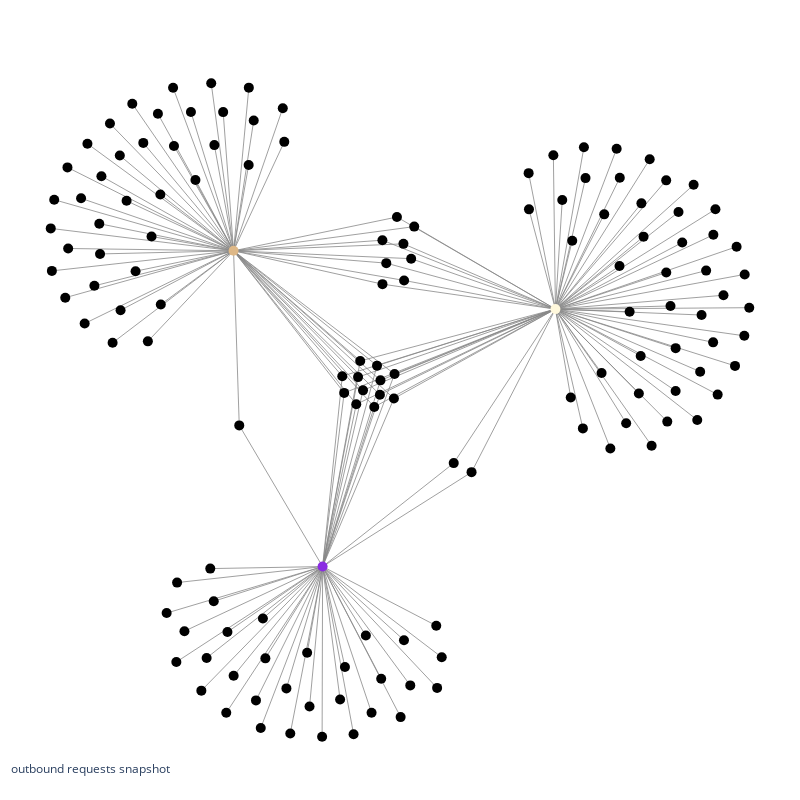

Notebook cell for this chart:
### Code cell
sub_nodes = [
    'nytimes.com',
    'thehill.com',
    'www.latimes.com'
]
sub_g, sub_pos = get_subgraph(G=G, sub_nodes=sub_nodes)
sub_engine = Graph_Viz_Engine(
    graph=sub_g,
    pos=sub_pos,
    node_cmap=cmap
)
sub_engine.fig.show()

### Figure 1 — Plotly figure (JSON) as saved in the notebook; plotly's stock layout.template omitted (floating-point values rounded to 4 significant figures; data arrays with more than 128 entries replaced by an {"elided": "..."} marker saying what was removed)
{"data": [{"hoverinfo": "text", "line": {"color": "#888", "width": 0.8}, "mode": "lines", "text": {"elided": "176 str values"}, "type": "scatter", "x": {"elided": "528 float values"}, "y": {"elided": "528 float values"}}, {"hoverinfo": "text", "marker": {"color": {"elided": "142 str values"}, "size": 10}, "mode": "markers", "text": {"elided": "142 str values"}, "type": "scatter", "x": {"elided": "142 float values"}, "y": {"elided": "142 float values"}}], "layout": {"annotations": [{"showarrow": false, "text": "outbound requests snapshot", "x": 0.005, "xref": "paper", "y": 0.002, "yref": "paper"}], "height": 800, "hovermode": "closest", "margin": {"b": 20, "l": 5, "r": 5, "t": 40}, "showlegend": false, "title": {"font": {"size": 16}}, "width": 800, "xaxis": {"showgrid": false, "showticklabels": false, "zeroline": false}, "yaxis": {"showgrid": false, "showticklabels": false, "zeroline": false}}}
